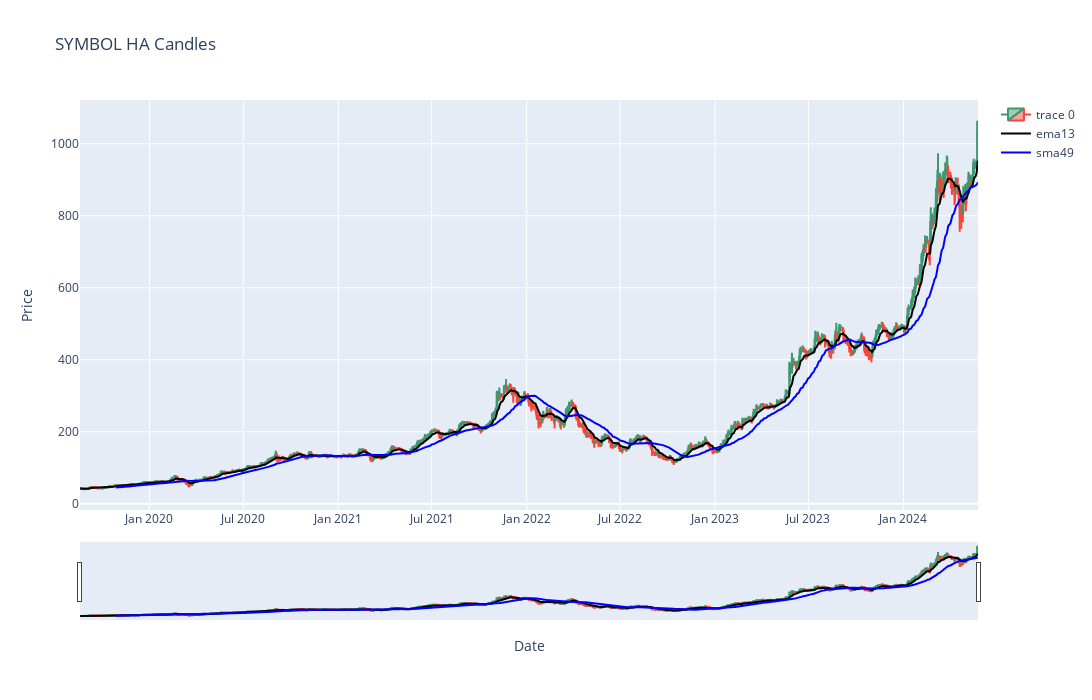

Notebook code for this chart:
### Code cell
fig = go.Figure(data=[go.Candlestick(x=df_HA.index, open=df_HA.Open, high=df_HA.High, low=df_HA.Low, close=df_HA.Close)] )
 
 
 
 
fig.add_trace(go.Scatter(x=df_HA.index, y=df_HA['ema13'], mode='lines', name='ema13', line=dict(color='black')))
fig.add_trace(go.Scatter(x=df_HA.index, y=df_HA['sma49'], mode='lines', name='sma49', line=dict(color='blue')))
 
 
 
 
 
fig.update_layout(title = "SYMBOL HA Candles", xaxis_title = 'Date', yaxis_title = 'Price',width=1200 ,height=700)
 
fig.show()

### Figure 1 — Plotly figure (JSON) as saved in the notebook; plotly's stock layout.template omitted (floating-point values rounded to 4 significant figures; data arrays with more than 128 entries replaced by an {"elided": "..."} marker saying what was removed)
{"data": [{"close": {"elided": "1200 float values"}, "high": {"elided": "1200 float values"}, "low": {"elided": "1200 float values"}, "open": {"elided": "1200 float values"}, "type": "candlestick", "x": {"elided": "1200 str values"}}, {"line": {"color": "black"}, "mode": "lines", "name": "ema13", "type": "scatter", "x": {"elided": "1200 str values"}, "y": {"elided": "1200 float values"}}, {"line": {"color": "blue"}, "mode": "lines", "name": "sma49", "type": "scatter", "x": {"elided": "1200 str values"}, "y": {"elided": "1200 float values"}}], "layout": {"height": 700, "title": {"text": "SYMBOL HA Candles"}, "width": 1200, "xaxis": {"title": {"text": "Date"}}, "yaxis": {"title": {"text": "Price"}}}}
